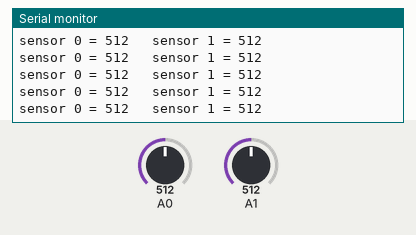
This sketch was run on a simulated Arduino Uno, built with avr-gcc and run on an emulated ATmega328P. Parts: the last lines printed to the serial monitor. The inputs (shaded band) are chosen by the test bench; at power-on: A0 = 512, A1 = 512.

Above: at 1.2 s.
1.3 s: A0 set to 109
At 2.1 s:
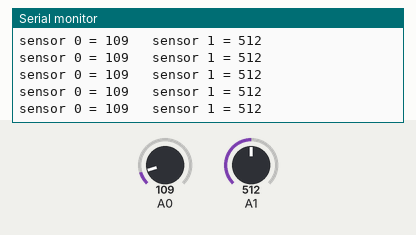
4.3 s: A0 set to 94
At 5.4 s:
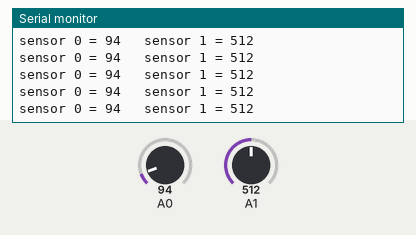
7.3 s: A1 set to 11
At 8.3 s:
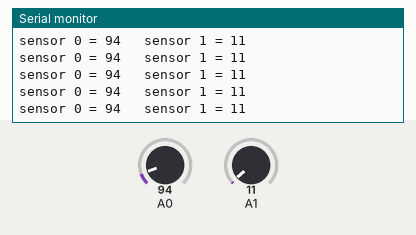
8.8 s: A1 set to 8
At 9.4 s:
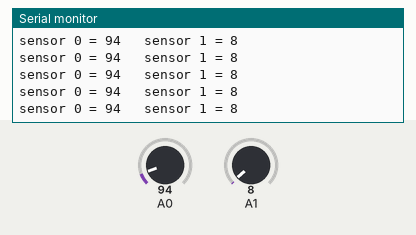
14.8 s: A1 set to 94
At 15.5 s:
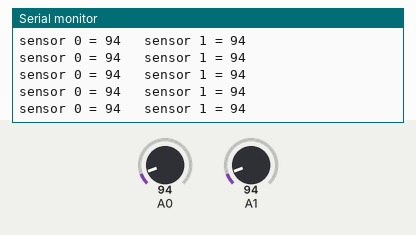
16.3 s: A1 set to 106
At 17.1 s:
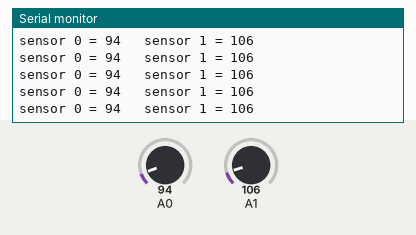
Timing chart, 0 to 19.3 s (numbered marks = the images above; inputs shaded):
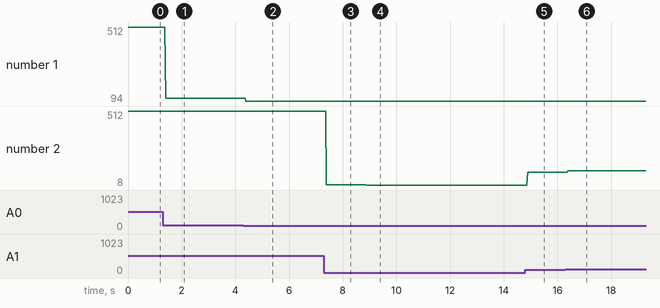

The sketch:

Eage_detection.ino
```cpp
/*
  AnalogReadSerial
  Reads an analog input on pin 0&2, prints the result .
  Sensor 0 is attached to pin A0, Sensor 1 is attached to pin A1 and the outside pins to +5V and ground.
  when out of roof the read is 190
  when within roof the read is 190-210(1); 80-90(2)
  when detect the single the read is
 */

// the setup routine runs once when you press reset:
void setup() {
  // initialize serial communication at 9600 bits per second:
  Serial.begin(9600);
}

// the loop routine runs over and over again forever:
void loop() {
  // read the input on analog pin 0:
  int sensorValue0 = analogRead(A0);
  // read the input on analog pin 1:
  int sensorValue1 = analogRead(A1);
  // print out the value you read:
  Serial.print("sensor 0 = " );
  Serial.print(sensorValue0);
  Serial.print("\t sensor 1 = ");
  Serial.println(sensorValue1);
  delay(1);        // delay in between reads for stability
}
```

Measured:
- after the input at 1.3 s, the serial monitor: prints a new line after 0.10 s (image 1)
- after the input at 4.3 s, the serial monitor: prints a new line after 0.09 s (image 2)
- after the input at 7.3 s, the serial monitor: prints a new line after 0.09 s (image 3)
- after the input at 8.8 s, the serial monitor: prints a new line after 0.09 s (image 4)
- after the input at 14.8 s, the serial monitor: prints a new line after 0.09 s (image 5)
- after the input at 16.3 s, the serial monitor: prints a new line after 0.09 s (image 6)
- plotted number 1: 512 → 109 after the input at 1.3 s, 109 → 94 after the input at 4.3 s
- plotted number 2: 512 → 11 after the input at 7.3 s, 11 → 8 after the input at 8.8 s, 94 → 106 after the input at 16.3 s
